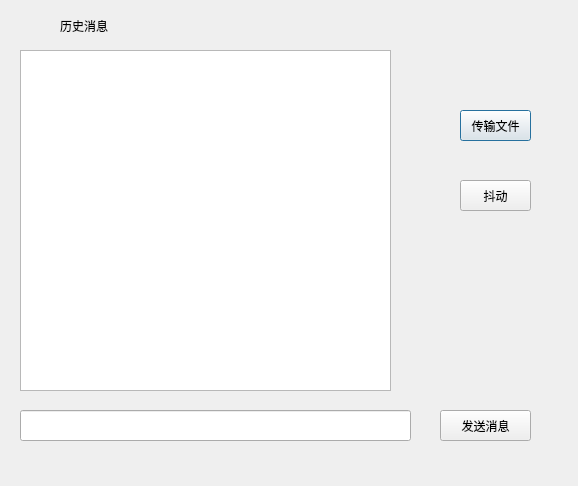
<?xml version="1.0" encoding="UTF-8"?>
<ui version="4.0">
 <class>PrivateChatWindow</class>
 <widget class="QDialog" name="PrivateChatWindow">
  <property name="geometry">
   <rect>
    <x>0</x>
    <y>0</y>
    <width>578</width>
    <height>486</height>
   </rect>
  </property>
  <property name="windowTitle">
   <string>PrivateChatRoom</string>
  </property>
  <widget class="QPushButton" name="btn_sendFile">
   <property name="geometry">
    <rect>
     <x>460</x>
     <y>110</y>
     <width>71</width>
     <height>31</height>
    </rect>
   </property>
   <property name="text">
    <string>传输文件</string>
   </property>
  </widget>
  <widget class="QPushButton" name="btn_shaker">
   <property name="geometry">
    <rect>
     <x>460</x>
     <y>180</y>
     <width>71</width>
     <height>31</height>
    </rect>
   </property>
   <property name="text">
    <string>抖动</string>
   </property>
  </widget>
  <widget class="QPushButton" name="btn_sendMsg">
   <property name="geometry">
    <rect>
     <x>440</x>
     <y>410</y>
     <width>91</width>
     <height>31</height>
    </rect>
   </property>
   <property name="text">
    <string>发送消息</string>
   </property>
  </widget>
  <widget class="QLabel" name="label_historyMsg">
   <property name="geometry">
    <rect>
     <x>60</x>
     <y>20</y>
     <width>54</width>
     <height>12</height>
    </rect>
   </property>
   <property name="text">
    <string>历史消息</string>
   </property>
  </widget>
  <widget class="QTextBrowser" name="tb_historyMsg">
   <property name="geometry">
    <rect>
     <x>20</x>
     <y>50</y>
     <width>371</width>
     <height>341</height>
    </rect>
   </property>
  </widget>
  <widget class="QLineEdit" name="le_inputMsg">
   <property name="geometry">
    <rect>
     <x>20</x>
     <y>410</y>
     <width>391</width>
     <height>31</height>
    </rect>
   </property>
  </widget>
 </widget>
 <resources/>
 <connections/>
</ui>
